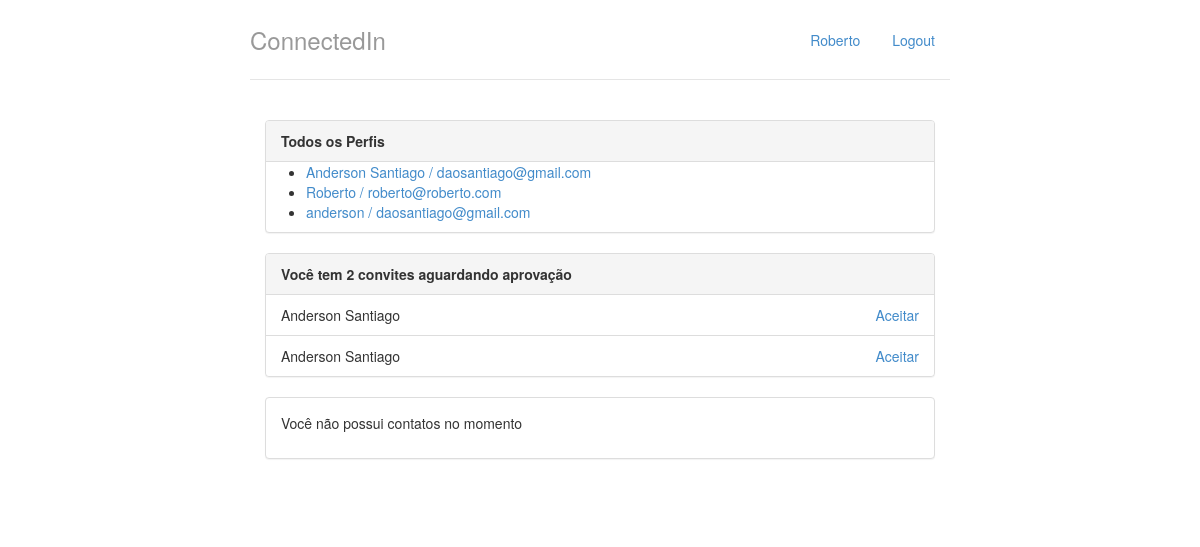
Screenshot of / (signed in) with the database file from the repository.
### perfis/models.py (models this page shows, shortened)
class Perfil(models.Model):
    nome = models.CharField(max_length=255, null = False)
    telefone = models.CharField(max_length = 15, null=False)
    empresa = models.CharField(max_length=255,null = False)
    contatos = models.ManyToManyField('self')
    usuario = models.OneToOneField(User, related_name='perfil')
    @property
    def email(self):
        return self.usuario.email

class Convite(models.Model):
    solicitante = models.ForeignKey(Perfil, related_name = 'convites_feitos')
    convidado = models.ForeignKey(Perfil, related_name = 'convites_recebidos')

### perfis/views.py (the view)
# urls.py: url(r'^$', views.index, name='index'),
@login_required
def index(request):
    return render(request, 'index.html', {'perfis': Perfil.objects.all(), 'perfil_logado': get_perfil_logado(request)})

### perfis/views.py (called while the page is built)
@login_required
def get_perfil_logado(request):
    return request.user.perfil

### perfis/templates/index.html
{%extends "base.html"%}
{% block body %}
<div class="col-lg-12">
    <div class="panel panel-default">
        <div class="panel-heading">
            <strong>Todos os Perfis</strong>
        </div>
            {% if perfis %}
        <ul>
            {% for perfil in perfis %}
            <li>
                <a href="{% url 'exibir' perfil.id%}">{{perfil.nome}} / {{perfil.email}}</a>
            </li>
           {% endfor %}
        </ul>
        {% else %}
        <p>Nenhum Perfil encontrado</p>
        {% endif %}
    </div>
    <div class="panel panel-default">
        {% with total_de_convites=perfil_logado.convites_recebidos.count %}
            {% if total_de_convites     %}
                <div class="panel-heading">
                    <strong>Você tem {{ total_de_convites}}
                    convite{{ total_de_convites|pluralize }} aguardando aprovação</strong>
                </div>
            <ul class="list-group">
                {% for convite in perfil_logado.convites_recebidos.all %}
                    <li class="list-group-item">
                        {{ convite.solicitante.nome }}
                        <a href="{% url 'aceitar' convite.id %}" class="pull-right">Aceitar</a>
                    </li>
                {%endfor%}
            </ul>
            {% else %}
            <div class="panel-body">
                <p>Nenhum convite recebido</p>
            </div>
            {%endif%}
        {% endwith %}
    </div>
    <div class="panel panel-default">
        {% with total_de_contatos=perfil_logado.contatos.count %}
            {% if total_de_contatos     %}
                <div class="panel-heading">
                    <strong>Você tem {{ total_de_contatos}}
                    contato{{ total_de_contatos|pluralize }} adicionados</strong>
                </div>
            <ul class="list-group">
                {% for contato in perfil_logado.contatos.all %}
                    <li class="list-group-item">
                        <a href="{% url 'exibir' contato.id %}">{{contato.nome}}</a>
                    </li>
                {%endfor%}
            </ul>
            {% else %}
            <div class="panel-body">
                <p>Você não possui contatos no momento</p>
            </div>
            {%endif%}
        {% endwith %}
    </div>
</div>
{% endblock %}

### perfis/templates/base.html (shortened to what this page needs)
{% load staticfiles %}
<!DOCTYPE html>
<html lang="py-br">
<head>
    <link rel="stylesheet" href="{% static "styles/bootstrap.css" %}">
    <link rel="stylesheet" href="{% static "styles/main.css" %}">
</head>
<body>
    <div class="container">
        <div class="header">
            <ul class = "nav nav-pills pull-right">
                <li><a href="{%url 'index'%}">{{perfil_logado.nome}}</a></li>
                <li><a href="/logout/">Logout</a></li>
            </ul>
            <h3 class="text-muted">ConnectedIn</h3>
        </div>
        <div class="row content">
            {% block body%}
            {% endblock %}
        </div>
    </div>
</body>
</html>

### perfis/static/styles/main.css (style rules this page uses)
body { padding-top: 20px; padding-bottom: 20px; }
.header, .content, .footer { padding-left: 15px; padding-right: 15px; }
.header { border-bottom: 1px solid #e5e5e5; }
.header h3 { margin-top: 0; margin-bottom: 0; line-height: 40px; padding-bottom: 19px; }
@media (min-width: 768px) { .container { max-width: 730px; } }
.content { margin: 40px 0; }
@media screen and (min-width: 768px) { .header, .content, .footer { padding-left: 0; padding-right: 0; } }
@media screen and (min-width: 768px) { .header { margin-bottom: 30px; } }

### rows the page displays
Perfil: nome "Roberto", email "roberto@roberto.com"
Perfil: nome "Anderson Santiago", email "daosantiago@gmail.com"
Perfil: nome "anderson", email "daosantiago@gmail.com"
Convite: solicitante.nome "Anderson Santiago"
Convite: solicitante.nome "Anderson Santiago"

### other values shown
{{ total_de_convites }} "2"
